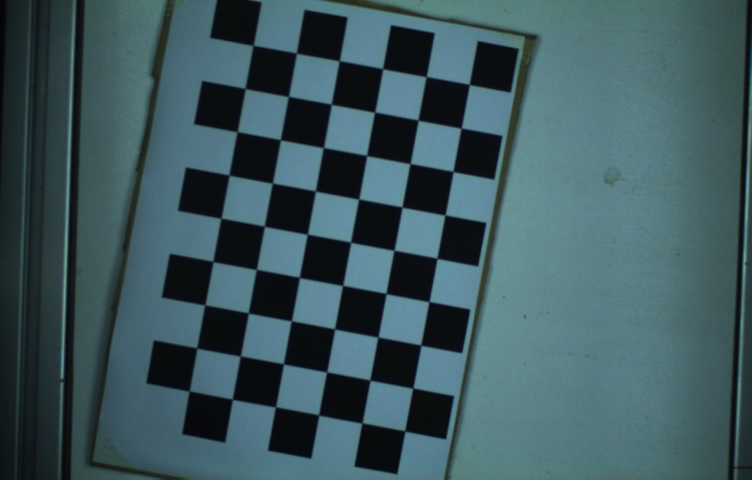
//> input picture sqare/15.jpg, 752 x 480 px
$ ./calibrate_camera   (built with g++ and OpenCV 4)
//> lines starting //> are read from the running program, lines starting //| are printed output that depends on the picture; after the words box and inside, x2 and y2 are one past the last pixel; in counts of white or black regions, pixels touching at a corner belong together
### VC++/calibrate_camera/calibrate_camera/stdafx.h
// stdafx.h : 标准系统包含文件的包含文件，
// 或是经常使用但不常更改的
// 特定于项目的包含文件
//

#pragma once

#include "targetver.h"

#include <stdio.h>
#include <tchar.h>


// TODO: 在此处引用程序需要的其他头文件

### VC++/calibrate_camera/calibrate_camera/calibrate_camera.cpp
// calibrate_camera.cpp : 定义控制台应用程序的入口点。
//

#include "stdafx.h"
#include "cstring"
#include "io.h"
#include "math.h"

#include "cxcore.h"
#include "cv.h"
#include "highgui.h"

#include "iostream"
#include "fstream"
using namespace std;
using namespace cv;


bool loadImageFile(const char* chess_folder, vector<string>& file_list){
//> called with chess_folder = "C:\Users\yayo\Desktop\calibrate\sqare"
	char dir[256];
	strcpy(dir, chess_folder);
	strcat(dir, "\\*.*");

	intptr_t handle;
	_finddata_t findData;

	handle = _findfirst(dir, &findData);
	if(handle == -1){
		cout << "Failed to find file!" << endl;
		return false;
	}

	do{
		if(findData.attrib & _A_SUBDIR){
			// 子目录
			if(strcmp(findData.name, ".") == 0 || strcmp(findData.name, "..") == 0)
				continue;

			strcpy(dir, chess_folder);
			strcat(dir, "\\");
			strcat(dir, findData.name);

			loadImageFile(dir, file_list);
		}
		else{
			string wholePath = chess_folder;
			file_list.push_back(wholePath + "\\" + findData.name);
		}
	}while(_findnext(handle, &findData) == 0);
	_findclose(handle);
	return true;
}

void createObjectPoints(vector<Point3f>& objects, Size board_size, Size square_size){
//> called with board_size = Size(9, 6), square_size = Size(30, 30)
	objects.clear();
	for(int i=0; i<board_size.height; i++){
		for(int j=0; j<board_size.width; j++){
			Point3f realPoint;
			realPoint.x = j*square_size.width;
			realPoint.y = i*square_size.height;
			realPoint.z = 0;
			objects.push_back(realPoint);
		}
	}
}

bool saveCameraInfo(string filePath, Mat& cameraMatrix, Mat& distCoeff){
	cout << "saving camera info..." << endl;
	ofstream fout(filePath);

	cout << "camera matrix" << endl;
	fout << "camera matrix" << endl;
	cout << cameraMatrix << endl;
	fout << cameraMatrix << endl;

	cout << "dist coeffs" << endl;
	fout << "dist coeffs" << endl;
	cout << distCoeff << endl;
	fout << distCoeff << endl;

	return true;
}

bool calibrate(const char* chess_folder, Mat& cameraMatrix, Mat& distCoeff){
	vector<string> file_list;
	if(!loadImageFile(chess_folder, file_list))
		return false;

	vector<Point2f> image_points;
	vector<Point3f> object_points;
	vector<vector<Point2f>> image_points_vec;
	vector<vector<Point3f>> object_points_vec;

	createObjectPoints(object_points, Size(9, 6), Size(30, 30));

	Mat img_bgr, img_gray;
	Size image_size;

	cout << "calibrating..." << endl;
	for(int i=0; i<file_list.size(); i++){
		img_bgr = imread(file_list[i]);
//> img_bgr is the input picture: 480 rows x 752 cols, CV_8UC3; mean B, G, R 93.3, 87.8, 61.4
		cvtColor(img_bgr, img_gray, CV_BGR2GRAY);
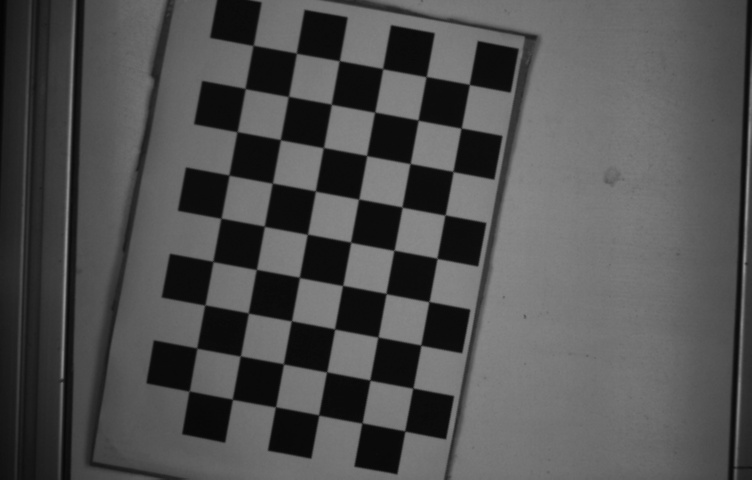
//> img_gray: 480 rows x 752 cols, CV_8UC1; min 3, max 145, mean 80.5
		image_size = Size(img_gray.cols,img_gray.rows);
//> image_size = Size(752, 480)

		image_points.clear();
		bool ret = findChessboardCorners(img_gray, Size(9, 6),
			image_points, CV_CALIB_CB_ADAPTIVE_THRESH | CV_CALIB_CB_NORMALIZE_IMAGE);
//> image_points = 54 Points (x, y), first 12: [469.4, 84.38], [461.2, 128.2], [452.8, 171.4], [445, 215], [437.1, 258.3], [428.6, 301.6], [420.7, 345.2], [412.9, 388], [404.8, 431.1], [426, 76.65], [418, 120], [410.3, 163.5]; ret = true

		if(ret){
			// pattern found
			cornerSubPix(img_gray, image_points, Size(5,5), Size(-1,-1),
				TermCriteria(CV_TERMCRIT_ITER + CV_TERMCRIT_EPS, 30, 0.01));
//> image_points = 54 Points (x, y), first 12: [469.3, 84.45], [461.1, 128.1], [453, 171.4], [445, 214.9], [437, 258.3], [428.9, 301.6], [420.8, 345.1], [412.8, 388.1], [404.8, 431], [426.2, 76.61], [418.1, 120.1], [410.1, 163.5]
			image_points_vec.push_back(image_points);
//> image_points_vec = 1 point lists
			object_points_vec.push_back(object_points);
		}
		drawChessboardCorners(img_bgr, Size(9, 6), image_points, ret);
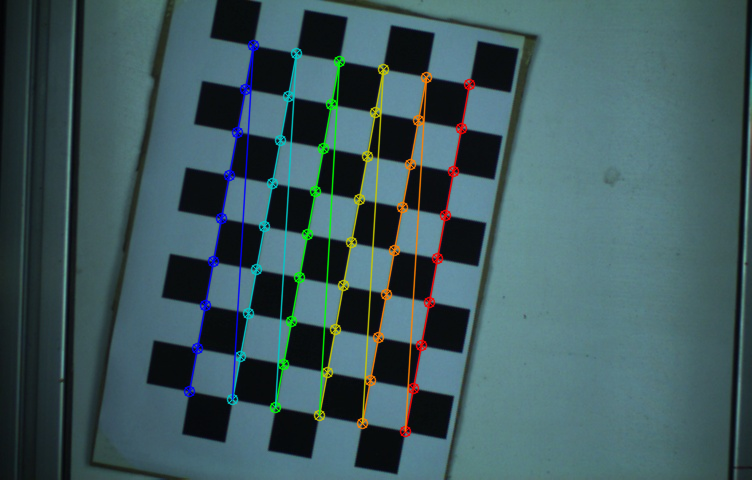
//> img_bgr: 480 rows x 752 cols, CV_8UC3; 4.35% of pixels changed, all inside (x1, y1, x2, y2) = (183, 39, 476, 438)
		imshow("chess", img_bgr);
		waitKey(10);
	}

	destroyAllWindows();
	if(image_points_vec.size() < 1)
		return false;

	vector<Mat> rvecs, tvecs;
	double err = calibrateCamera(object_points_vec, image_points_vec, image_size,
		cameraMatrix, distCoeff, rvecs, tvecs);
//> cameraMatrix = [[6414.2, 0, 351.5], [0, 6410.2, 219.1], [0, 0, 1]]; distCoeff = [8.58, -14157.7, -0.022, -0.0148, 5915931.3]; err = 0.195
	cout << "calibrating finished with error "<< err << endl;
//| calibrating finished with error 0.195192

	return true;
}


float measure_distance(Mat& cameraMatrix, Mat& distCoeff, Point p1, Point p2){
	vector<Point2f> points, remapedPoints;
	points.push_back(p1);
	points.push_back(p2);

	undistortPoints(points, remapedPoints, cameraMatrix, distCoeff, noArray(), cameraMatrix);
	float distance = sqrt(pow(remapedPoints[0].x - remapedPoints[1].x, 2) +
		             pow(remapedPoints[0].y - remapedPoints[1].y, 2));

	return distance;
}


void main(){
	char chessImagesPath[] = "C:\\Users\\yayo\\Desktop\\calibrate\\sqare";
	string savePath = "C:\\Users\\yayo\\Desktop\\calibrate\\sqare_caminfo.txt";
	Mat cameraMatrix = Mat(3,3,CV_32FC1, Scalar::all(0));
	Mat distCoeff = Mat(1,5,CV_32FC1, Scalar::all(0));

	if(!calibrate(chessImagesPath, cameraMatrix, distCoeff))
		return;
//> distCoeff = [8.58, -14157.7, -0.022, -0.0148, 5915931.3]

	saveCameraInfo(savePath, cameraMatrix, distCoeff);
//| [6414.195498722474, 0, 351.5487186255343;
//|  0, 6410.197479752597, 219.1346007147403;
//|  0, 0, 1]
//| [8.577708682831352, -14157.74064636985, -0.02203218720064598, -0.01477195505680345, 5915931.30801035]

	Mat remaped;
	Mat mapX, mapY;
	Mat image = imread("C:\\Users\\yayo\\Desktop\\calibrate\\sqare\\15.jpg");
	Size im_size = Size(image.cols*2, image.rows*2);
//> im_size = Size(1504, 960)
	initUndistortRectifyMap(cameraMatrix, distCoeff, Mat(), Mat(), im_size, CV_32FC1, mapX, mapY);
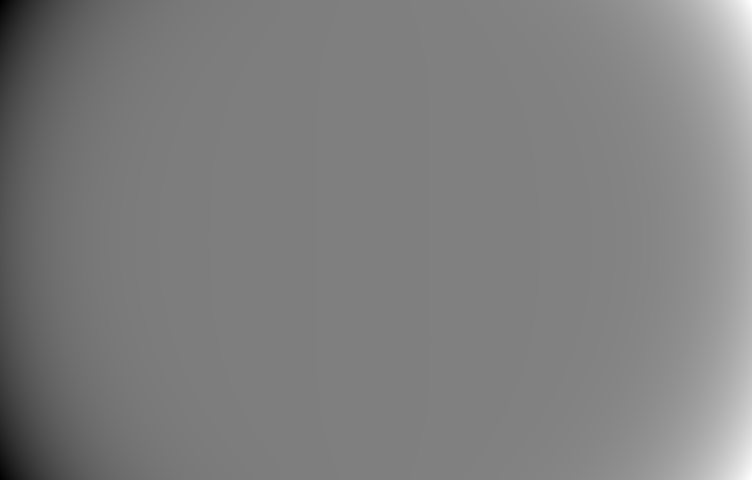
//> mapX: 960 rows x 1504 cols, CV_32FC1 (shown at 1/2 size); min -28631.7, max 29325.9, mean 350.1; drawn with min black and max white
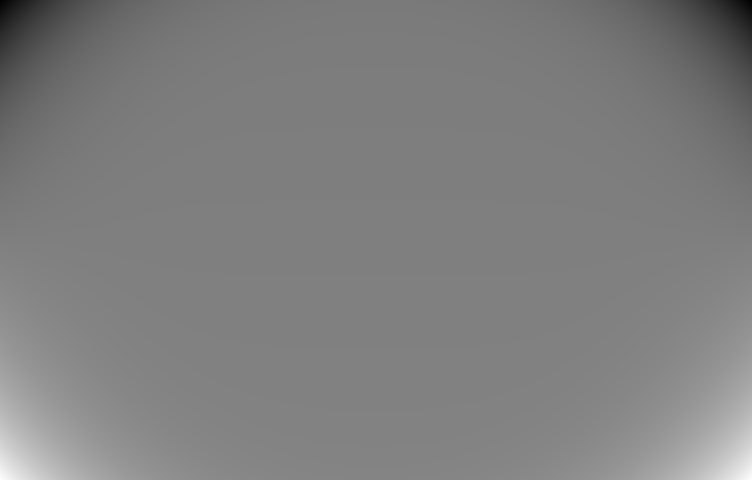
//> mapY: 960 rows x 1504 cols, CV_32FC1 (shown at 1/2 size); min -18275.4, max 18705, mean 217.7; drawn with min black and max white
	remap(image, remaped, mapX, mapY, INTER_LINEAR);
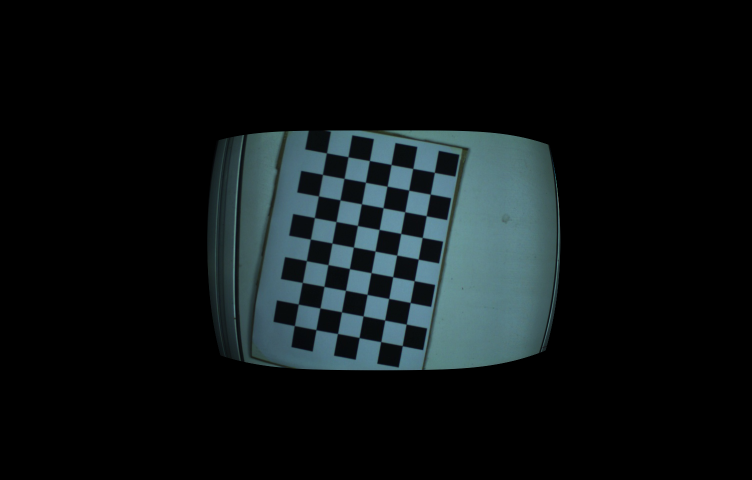
//> remaped: 960 rows x 1504 cols, CV_8UC3 (shown at 1/2 size); mean B, G, R 21.1, 19.8, 13.8

	imshow("source", image);
	imshow("remaped", remaped);

	float rate = 0.682079;   // mm per pixel
	Point p1(222,219), p2(387,294);
	float distance = measure_distance(cameraMatrix, distCoeff, p1, p2);
//> in measure_distance, `undistortPoints(points, remapedPoints, cameraMatrix, distCoeff, noArra..`: remapedPoints = 2 Points (x, y): [222.3, 219.1], [387, 294]
//> in measure_distance, `float distance = sqrt(pow(remapedPoints[0].x - remapedPoints[1].x, 2) ..`: distance = 180.9
//> distance = 180.9
	cout << "distance: "<<distance*rate<< " mm" <<endl;
//| distance: 123.412 mm

	waitKey(0);
}

$ run again, with sqare/1.jpg copied over sqare/15.jpg
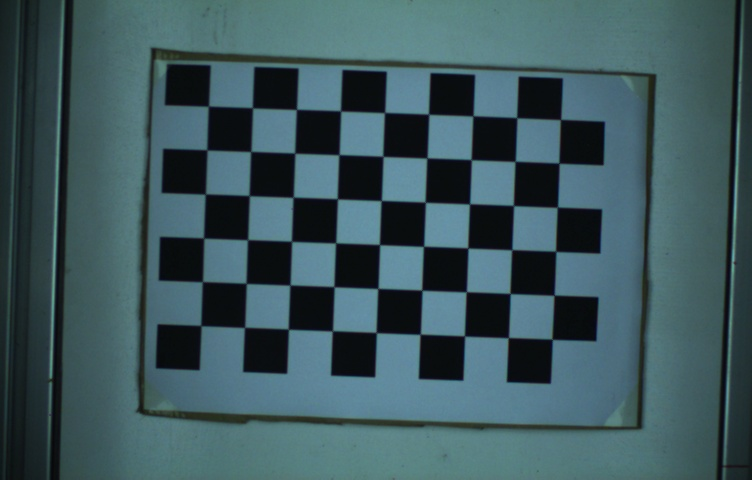
//> input picture sqare/1.jpg, 752 x 480 px
//> in calibrate, img_bgr is the input picture: 480 rows x 752 cols, CV_8UC3; mean B, G, R 92.5, 86.8, 60.9
//> in calibrate, `cvtColor(img_bgr, img_gray, CV_BGR2GRAY);`:
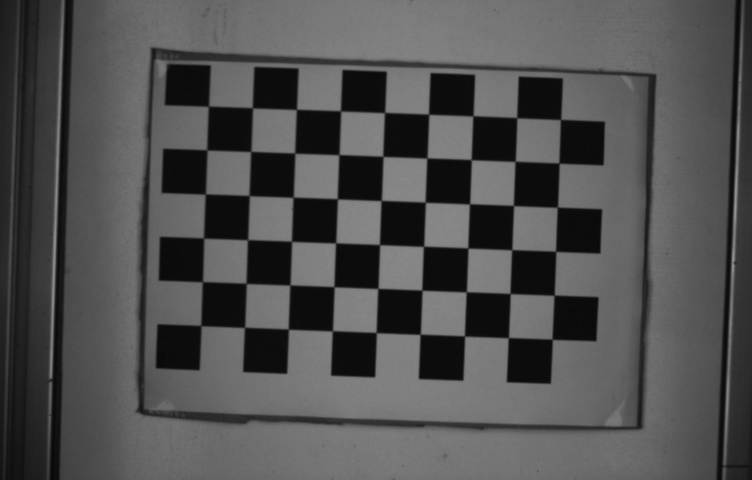
//> img_gray: 480 rows x 752 cols, CV_8UC1; min 8, max 150, mean 79.7
//> in calibrate, `bool ret = findChessboardCorners(img_gray, Size(9, 6), image_points, C..`: image_points = 54 Points (x, y), first 12: [208.5, 105.8], [252.5, 107.8], [296.6, 109.4], [340.5, 111], [384.5, 112.5], [428.7, 114.1], [472.9, 115.8], [516.7, 117.6], [560.5, 119.5], [207, 150], [250.7, 151.6], [294.6, 153.2]; ret = true
//> in calibrate, `cornerSubPix(img_gray, image_points, Size(5,5), Size(-1,-1), TermCrite..`: image_points = 54 Points (x, y), first 12: [208.4, 106.1], [252.4, 107.8], [296.4, 109.4], [340.6, 110.9], [384.6, 112.5], [428.6, 114.2], [472.9, 115.9], [516.7, 117.7], [560.5, 119.5], [206.8, 149.9], [250.8, 151.5], [294.7, 153.1]
//> image_points_vec = 1 point lists
//> img_bgr: 480 rows x 752 cols, CV_8UC3; 4.37% of pixels changed, all inside (x1, y1, x2, y2) = (195, 100, 568, 346)
//> in calibrate, `double err = calibrateCamera(object_points_vec, image_points_vec, imag..`: cameraMatrix = [[5013.8, 0, 402.2], [0, 5018.2, 258.3], [0, 0, 1]]; distCoeff = [0.422, -2208.2, 0.00587, -0.00394, 512264.6]; err = 0.148
//| calibrating finished with error 0.147898
//> `if(!calibrate(chessImagesPath, cameraMatrix, distCoeff)) return;`: distCoeff = [0.422, -2208.2, 0.00587, -0.00394, 512264.6]
//| [5013.776353084613, 0, 402.205827321129;
//|  0, 5018.160427396014, 258.2834067681634;
//|  0, 0, 1]
//| [0.4224319008188138, -2208.217719919148, 0.005865545334439275, -0.00393533530611019, 512264.6132194065]
//> `remap(image, remaped, mapX, mapY, INTER_LINEAR);`:
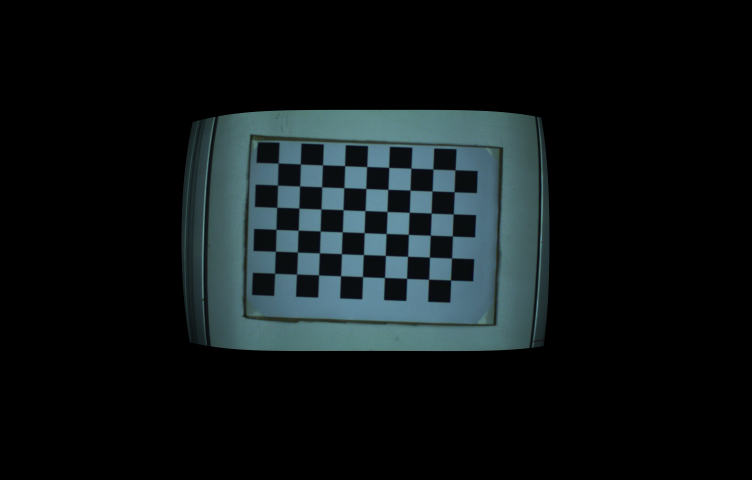
//> remaped: 960 rows x 1504 cols, CV_8UC3 (shown at 1/2 size); mean B, G, R 22.5, 21.1, 14.8
//> remapedPoints = 2 Points (x, y): [221.7, 218.9], [387, 294]
//> in measure_distance, `float distance = sqrt(pow(remapedPoints[0].x - remapedPoints[1].x, 2) ..`: distance = 181.6
//| distance: 123.868 mm

$ run again, with sqare/10.jpg copied over sqare/15.jpg
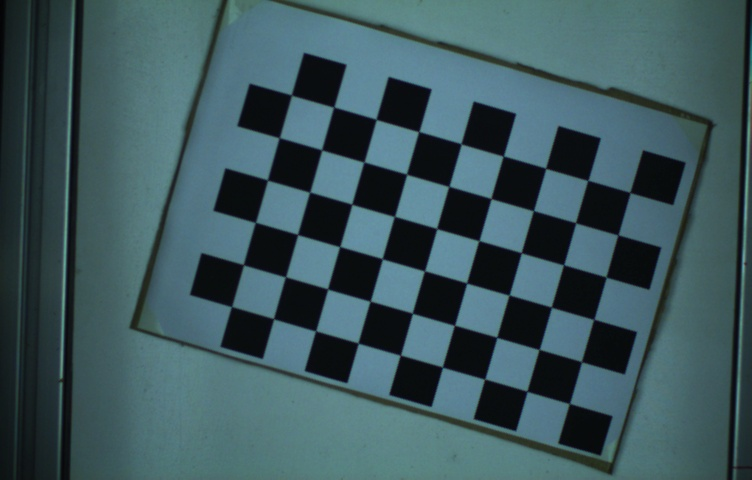
//> input picture sqare/10.jpg, 752 x 480 px
//> in calibrate, img_bgr is the input picture: 480 rows x 752 cols, CV_8UC3; mean B, G, R 92.1, 86.6, 60.6
//> in calibrate, `cvtColor(img_bgr, img_gray, CV_BGR2GRAY);`:
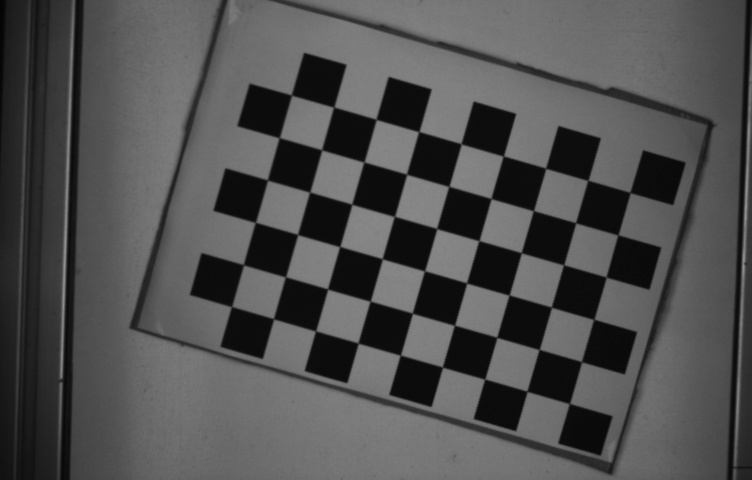
//> img_gray: 480 rows x 752 cols, CV_8UC1; min 3, max 147, mean 79.4
//> in calibrate, `bool ret = findChessboardCorners(img_gray, Size(9, 6), image_points, C..`: image_points = 54 Points (x, y), first 12: [569.4, 403.5], [526.8, 391.2], [484.5, 379.3], [442.5, 367.4], [400.4, 355.3], [358.3, 343.2], [315.6, 330.6], [273.5, 318.6], [231.5, 306.5], [581.5, 361.7], [539, 349.5], [496.6, 337.3]; ret = true
//> in calibrate, `cornerSubPix(img_gray, image_points, Size(5,5), Size(-1,-1), TermCrite..`: image_points = 54 Points (x, y), first 12: [569.4, 403.5], [527, 391.3], [484.7, 379.1], [442.5, 367.1], [400.4, 355.2], [358.2, 343.1], [315.6, 330.9], [273.5, 318.7], [231.5, 306.6], [581.5, 361.7], [539.1, 349.5], [496.8, 337.3]
//> image_points_vec = 1 point lists
//> img_bgr: 480 rows x 752 cols, CV_8UC3; 4.31% of pixels changed, all inside (x1, y1, x2, y2) = (226, 89, 637, 411)
//> in calibrate, `double err = calibrateCamera(object_points_vec, image_points_vec, imag..`: cameraMatrix = [[7594.1, 0, 376.9], [0, 7619.4, 246.4], [0, 0, 1]]; distCoeff = [-17.01, 28032.7, -0.0166, 0.0041, -13977976]; err = 0.168
//| calibrating finished with error 0.167931
//> `if(!calibrate(chessImagesPath, cameraMatrix, distCoeff)) return;`: distCoeff = [-17.01, 28032.7, -0.0166, 0.0041, -13977976]
//| [7594.070599955458, 0, 376.9350092157343;
//|  0, 7619.374245955648, 246.4151799519165;
//|  0, 0, 1]
//| [-17.01397306126598, 28032.67400868727, -0.01655963558507741, 0.004101461947590571, -13977975.97103624]
//> `remap(image, remaped, mapX, mapY, INTER_LINEAR);`:
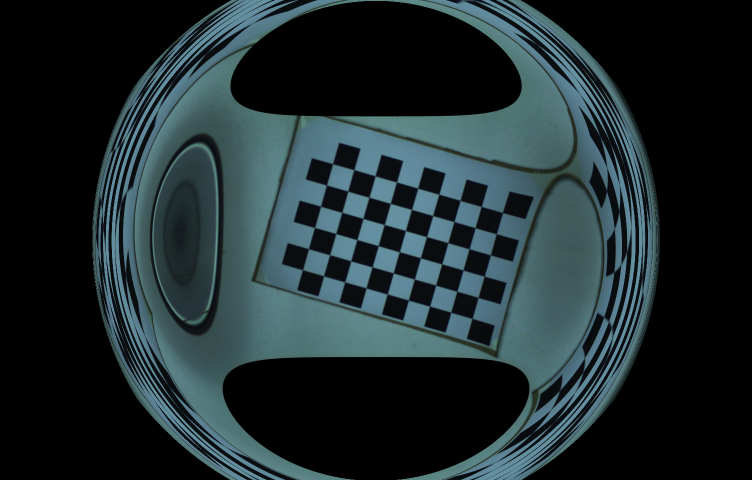
//> remaped: 960 rows x 1504 cols, CV_8UC3 (shown at 1/2 size); mean B, G, R 46.7, 43.7, 30.6
//> remapedPoints = 2 Points (x, y): [221.5, 219], [387, 294.1]
//> in measure_distance, `float distance = sqrt(pow(remapedPoints[0].x - remapedPoints[1].x, 2) ..`: distance = 181.8
//| distance: 123.978 mm
